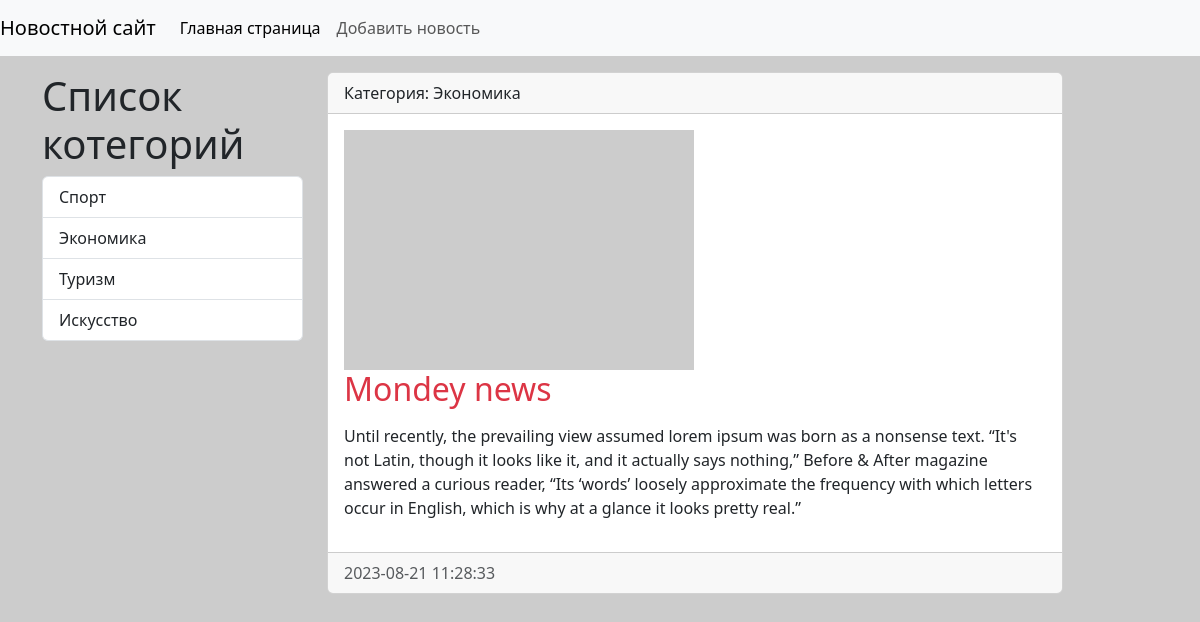
Page /news/mondey-news/ on the committed database.
### news/models.py (models this page shows, shortened)
class Category(models.Model):
    title = models.CharField(max_length=150, db_index=True, verbose_name='имя котегории')
    slug = models.SlugField(max_length=155, unique=True, db_index=True,
                            verbose_name='URL', null=True)
    class Mate:
        verbose_name = 'Категорию'
        verbose_name_plural = 'Категории'
        ordering = ['id']
    def __str__(self):
        return self.title
    def get_absolute_url(self):
        return reverse('category', kwargs={'category_slug': self.slug})

class News(models.Model):
    objects = None
    title = models.CharField(verbose_name="title", max_length=150)
    content = models.TextField(verbose_name="text", blank=True)
    created_at = models.DateTimeField(verbose_name="data", auto_now_add=True)
    updated_at = models.DateTimeField(verbose_name="up_data", auto_now=True)
    photo = models.ImageField(verbose_name="photo", upload_to='photos/%Y/%m/%d', blank=True)
    is_published = models.BooleanField(verbose_name="published", default=True)
    category = models.ForeignKey('Category', on_delete=models.PROTECT, null=True, verbose_name='Категории')
    slug = models.SlugField(max_length=155, unique=True, db_index=True, verbose_name='URL', null=True)
    class Meta:
        verbose_name = 'Новость'
        verbose_name_plural = 'Новости'
        ordering = ['id']

### news/views.py (the view)
# urls.py: path('news/<slug:news_slug>/', view_news, name='view_news'),
def view_news(request, news_slug):
    news_item = get_object_or_404(News, slug=news_slug)
    context = {
        'news_item': news_item
    }
    return render(request, 'news/view_news.html', context)

### news/templatetags/news_tags.py (called while the page is built)
@register.inclusion_tag('news/list_categories.html')
def show_categories():
    categories = Category.objects.all()
    return {'categories': categories}

### news/templates/news/view_news.html (shortened to what this page needs)
{% extends 'base.html'%}
{% block sidebar %}
{% include 'inc/_sidebar.html' %}
{% endblock %}
{% block content %}
            <div class="card mb-3">
                <div class="card-header">
                    Категория: {{ news_item.category }}
                </div>
                <div class="card-body">
                    <div class="media-body">
                        {% if item.photo %}
                        <img src="{{item.photo.url }}" alt="" width="350" class="mr-3">
                        {% else %}
                        <img src=" https://loremflickr.com/350/240" alt="" class="mr-3">
                        {% endif%}
                    </div>
                    <h2 class="card-title {% cycle 'text-danger' 'text-success'%}">{{ news_item.title }}</h2>
                    {% autoescape off %}
                    <p class="card-text">{{ news_item.content|linebreaks}}</p>
                    {% endautoescape %}
                </div>
                <div class="card-footer text-muted">
                    {{ news_item.created_at|date:"Y-m-d H:i:s" }}
                </div>
            </div>
{% endblock %}

### news/templates/news/list_categories.html
<h1>Список котегорий</h1>
  <div class="list-group">
    {% for item in categories %}
    <a href="{{ item.get_absolute_url}}" class="list-group-item list-group-item-action">{{ item.title }}</a>
    {% endfor %}
  </div>

### nicesite/static/css/styles.css (style rules this page uses)
body { background: #ccc; }

### rows in the picture
Category: title "Спорт"
Category: title "Экономика"
Category: title "Туризм"
Category: title "Искусство"
News: category "Экономика", title "Mondey news", content "Until recently, the prevailing view assumed lorem ipsum was born as a nonsense text. “It's not Latin, though it looks like it, and it actually says nothing,” Before & After magazine answered a curious reader, “Its ‘words’ loosely approximate the frequency with which letters occur in English, which is why at a glance it looks pretty real.”", created_at "2023-08-21 11:28:33"
